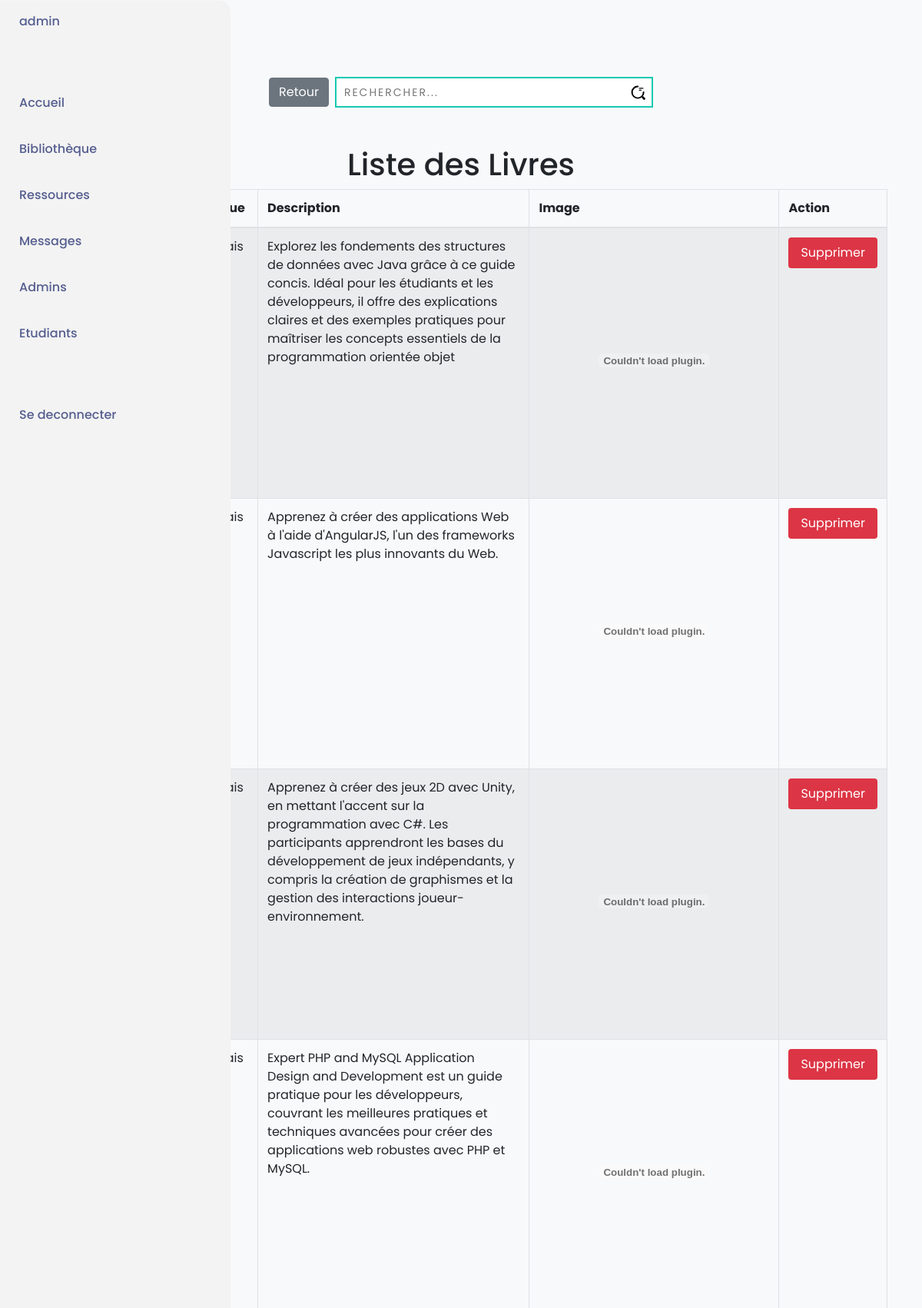
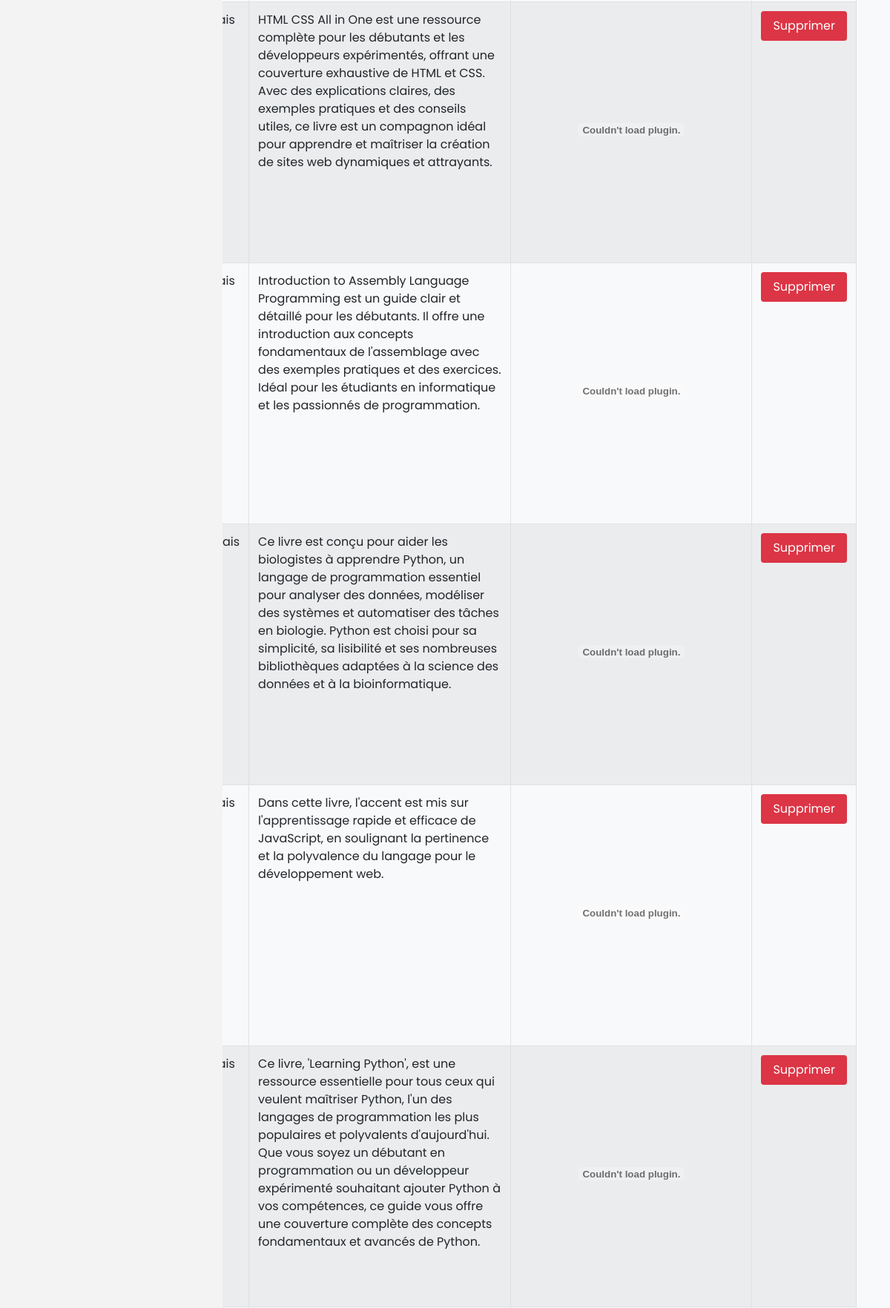
Screenshot of /pages/admin/livres_admin.php (signed in, upper part) with the database file from the repository (2 pictures, top to bottom).
### tables this page shows
CREATE TABLE livres (
    id INT AUTO_INCREMENT PRIMARY KEY,
    titre VARCHAR(255) NOT NULL,
    langue VARCHAR(20) NOT NULL,
    description TEXT,
    pdf VARCHAR(255) NOT NULL,
    image VARCHAR(255) NOT NULL
);

### pages/admin/livres_admin.php (the view, shortened to what this page needs)
<?php
include_once('../../config/config.php');
include_once('./sidebar.php');
$recherche = isset($_GET['search']) ? $_GET['search'] : '';
$requete_livres = "SELECT * FROM livres WHERE titre LIKE ?";
$stmt = $connexion->prepare($requete_livres);
$param = "%$recherche%";
$stmt->bind_param("s", $param);
$stmt->execute();
$resultat = $stmt->get_result();
?>
<!DOCTYPE html>
<html lang="en">
<head>
    <link rel="stylesheet" href="https://maxcdn.bootstrapcdn.com/bootstrap/4.5.2/css/bootstrap.min.css">
    <link rel="stylesheet" href="../../static/css/livres_admin.css">
</head>
<body>
    <div class="input-container">
        <form action="" method="GET" class="d-flex align-items-center">
            <button type="button" class="btn btn-secondary mr-2" onclick="resetSearch()">Retour</button>
            <input type="text" name="search" class="input flex-grow-1" placeholder="Rechercher..." onkeypress="handleKeyPress(event)">
            <span class="icon" onclick="submitForm()">
            </span>
        </form>
    </div>
    <div class="container">
        <h1>Liste des Livres</h1>
        <div class="table-responsive">
            <table class="table table-striped">
                <thead>
                    <tr>
                        <th>Titre</th>
                        <th>Langue</th>
                        <th>Description</th>
                        <th>Image</th>
                        <th>Action</th>
                    </tr>
                </thead>
                <tbody>
                <?php while ($livre = $resultat->fetch_assoc()): ?>
                    <tr>
                        <td style='width:200px;'><?php echo $livre['titre']; ?></td>
                        <td><?php echo $livre['langue']; ?></td>
                        <td><?php echo $livre['description']; ?></td>
                        <td class="pdf"><embed src="<?php echo str_replace('../', '../../', $livre['pdf']); ?>" type="application/pdf" width="300px" height="320px" /></td>
                        <td>
                            <a href="../traitement/supprimer_livre.php?id=<?php echo $livre['id']; ?>" class="btn btn-danger">Supprimer</a>
                        </td>
                    </tr>
                <?php endwhile; ?>
                </tbody>
            </table>
        </div>
    </div>
</body>
</html>

### pages/admin/sidebar.php (shortened to what this page needs)
<?php
if ( $_SESSION['type_utilisateur'] === 'admin') {
    include_once('../../config/config.php');
    $utilisateur_id = $_SESSION['utilisateur'];
    $requete_utilisateur = "SELECT nom_utilisateur FROM admin WHERE id = ?";
    $stmt = $connexion->prepare($requete_utilisateur);
    $stmt->bind_param("i", $utilisateur_id);
    $stmt->execute();
    $resultat = $stmt->get_result();
    if ($resultat->num_rows == 1) {
        $utilisateur = $resultat->fetch_assoc();
        $nom_utilisateur = $utilisateur['nom_utilisateur'];
    }
}?>
<!DOCTYPE html>
<html lang="en">
  <head>
    <link rel="stylesheet" href="../../static/css/sidebar.css" />
  </head>
  <body>
    <div class="sidebar">
        <ul>
            <li>
              <a href="#"
                ><ion-icon name="person-outline"></ion-icon>
                <p><?php echo $nom_utilisateur; ?></p>
              </a>
            </li>
          </ul>
        <ul>
        <li>
          <a href="./index.php"
            ><ion-icon name="home-outline"></ion-icon>
            <p>Accueil</p></a
          >
        </li>
        <li>
          <a href="./livres_admin.php"
            ><ion-icon name="book-outline"></ion-icon>
            <p>Bibliothèque</p></a
          >
        </li>
        <li>
          <a href="./publication_admin.php"
            ><ion-icon name="grid-outline"></ion-icon>
            <p>Ressources</p></a
          >
        </li>
        <li>
            <a href="./messages_admin.php">
                <p>Messages</p>
            </a>
        </li>
        <li >
          <a href="./admins.php"
            ><ion-icon name="shield-checkmark-outline"></ion-icon>
            <p>Admins</p></a
          >
        </li>
        <li>
          <a href="./etudiants.php"
            ><ion-icon name="school-outline"></ion-icon>
            <p>Etudiants</p></a
          >
        </li>
      </ul>
      <ul>
        <li>
          <a href="../traitement/deconnexion_admin.php"
            ><ion-icon name="log-out-outline"></ion-icon>
            <p>Se deconnecter</p></a
          >
        </li>
      </ul>
    </div>
  </body>
</html>

### static/css/sidebar.css (style rules this page uses)
* { -webkit-box-sizing: border-box; -moz-box-sizing: border-box; box-sizing: border-box; font-family: "Poppins", sans-serif; margin: 0; padding: 0; }
:root { --main-color: #685cfe; --main-transition: 0.5s all ease-in-out; }
body { background-color: #f0f0f0; }
.sidebar { width: 80px; background-color: #f3f3f3; padding: 5px; position: fixed; border-top-right-radius: 15px; border-bottom-right-radius: 15px; height: 100%; top: 50%; transform: translateY(-50%); overflow: hidden; transition: var(--main-transition); }
.sidebar ul { padding-bottom: 30px; list-style: none; }
.sidebar ul li { padding-left: 10px; transition: var(--main-transition); }
.sidebar ul li a { padding: 10px; display: flex; align-items: center; gap: 10px; border-radius: 15px; transition: 0.3s all ease-in-out; font-size: 16px; width: 300px; color: #555e8f; font-weight: 500; text-decoration: none; }
.sidebar ul li a p { visibility: hidden; opacity: 0; transition: var(--main-transition); }

### static/css/livres_admin.css (style rules this page uses)
body { font-family: 'Open sans',sans-serif; background-color: #f8f9fa; }
.input-container { margin-top: 100px; margin-left: auto; margin-right: auto; width: 500px; position: relative; }
.icon { position: absolute; right: 10px; top: calc(50% + 5px); transform: translateY(calc(-50% - 5px)); }
.input { width: 100%; height: 40px; padding: 10px; transition: .2s linear; border: 2.5px solid rgb(21, 201, 177); font-size: 14px; text-transform: uppercase; letter-spacing: 2px; }
.container { margin-top: 50px; }
h1 { text-align: center; }
table { border-collapse: collapse; width: 80%; margin-bottom: 20px; margin-left: auto; margin-right: auto; }
th, td { border: 1px solid #dee2e6; padding: 10px; text-align: left; }
.btn-danger { background-color: #dc3545; color: #fff; border: none; padding: 8px 16px; cursor: pointer; border-radius: 4px; transition: background-color 0.3s; }

### rows the page displays
livres: description "Explorez les fondements des structures de données avec Java grâce à ce guide concis. Idéal pour les étudiants et les développeurs, il offre des explications claires et des exemples pratiques pour maîtriser les concepts essentiels de la programmation orientée objet"
livres: description "Apprenez à créer des applications Web à l'aide d'AngularJS, l'un des frameworks Javascript les plus innovants du Web."
livres: description "Apprenez à créer des jeux 2D avec Unity, en mettant l'accent sur la programmation avec C#. Les participants apprendront les bases du développement de jeux indépendants, y compris la création de graphismes et la gestion des interactions joueur-environnement."
livres: description "Expert PHP and MySQL Application Design and Development est un guide pratique pour les développeurs, couvrant les meilleures pratiques et techniques avancées pour créer des applications web robustes avec PHP et MySQL."
livres: description "HTML CSS All in One est une ressource complète pour les débutants et les développeurs expérimentés, offrant une couverture exhaustive de HTML et CSS. Avec des explications claires, des exemples pratiques et des conseils utiles, ce livre est un compagnon idéal pour apprendre et maîtriser la création de sites web dynamiques et attrayants."
livres: description "Introduction to Assembly Language Programming est un guide clair et détaillé pour les débutants. Il offre une introduction aux concepts fondamentaux de l'assemblage avec des exemples pratiques et des exercices. Idéal pour les étudiants en informatique et les passionnés de programmation."
livres: description "Ce livre est conçu pour aider les biologistes à apprendre Python, un langage de programmation essentiel pour analyser des données, modéliser des systèmes et automatiser des tâches en biologie. Python est choisi pour sa simplicité, sa lisibilité et ses nombreuses bibliothèques adaptées à la science des données et à la bioinformatique."
livres: description "Dans cette livre, l'accent est mis sur l'apprentissage rapide et efficace de JavaScript, en soulignant la pertinence et la polyvalence du langage pour le développement web."
livres: description "Ce livre, 'Learning Python', est une ressource essentielle pour tous ceux qui veulent maîtriser Python, l'un des langages de programmation les plus populaires et polyvalents d'aujourd'hui. Que vous soyez un débutant en programmation ou un développeur expérimenté souhaitant ajouter Python à vos compétences, ce guide vous offre une couverture complète des concepts fondamentaux et avancés de Python."

### other values shown
$nom_utilisateur "admin"
